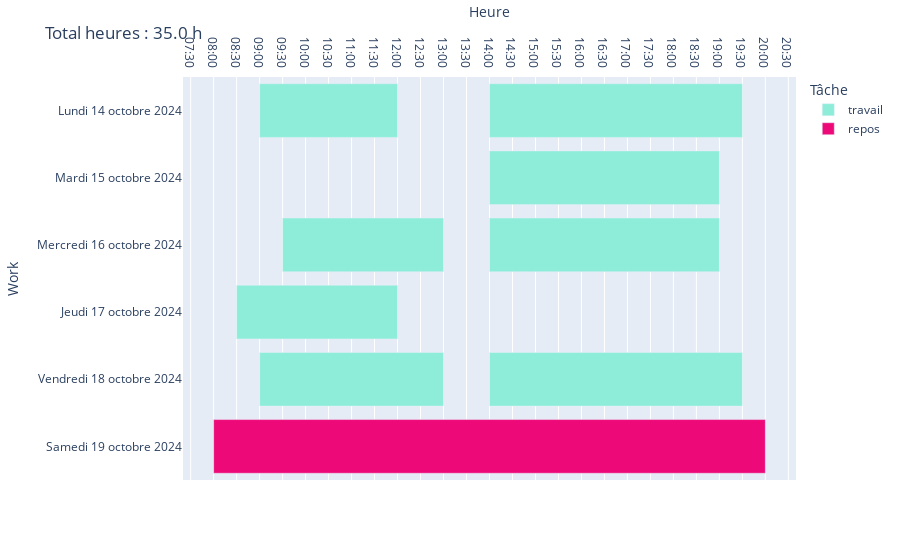

The notebook cell saved with this chart:
### Markdown cell above
## graphical interface

### Code cell
import plotly.express as px
import pandas as pd


# Data with hour-based tasks (use a dummy date like '2024-01-01')
df = pd.DataFrame(data)

# Convert Start and Finish to datetime format
df['Start'] = pd.to_datetime(df['Start'])
df['Finish'] = pd.to_datetime(df['Finish'])

# Calculate the duration of each task and total time elapsed
df['Duration'] = df['Finish'] - df['Start']
task_a_df = df[df['Tâche'] == "travail"]

# Sum the total duration for "Task A"
total_duration_task_a = task_a_df['Duration'].sum()

# Retrieve total time in hours for "Task A"
total_hours_task_a = total_duration_task_a.total_seconds() / 3600

# Define the exact order of tasks as they appear in the data
task_order = df["Work"].tolist()

color_map = {
    "travail": "rgb(141,237,217)",
    "off": "rgb(253,88,110)",
    "repos": "rgb(238,9,121)",
    "vacances": "rgb(192,15,191)",
    "arrêt": "rgb(174,225,242)"
}

fig = px.timeline(
    df,
    x_start="Start",
    x_end="Finish",
    y="Work",
    color="Tâche",
    category_orders={"Work": task_order},
    color_discrete_map=color_map
)

# Adjust x-axis to show tick marks at 30-minute intervals
fig.update_layout(
    xaxis=dict(
        tickformat="%H:%M",  # Format to show only hours and minutes
        title="Heure",
        side="top",  # Move the x-axis to the top
        dtick=1800000  # 30 minutes in milliseconds (30 * 60 * 1000)
    ),
    title=f"Total heures : {total_hours_task_a} h"
)

fig.show()

### Figure 1 — Plotly figure (JSON) as saved in the notebook; plotly's stock layout.template omitted (floating-point values rounded to 4 significant figures)
{"data": [{"alignmentgroup": "True", "base": ["2024-01-01T09:00:00", "2024-01-01T14:00:00", "2024-01-01T14:00:00", "2024-01-01T09:30:00", "2024-01-01T14:00:00", "2024-01-01T08:30:00", "2024-01-01T09:00:00", "2024-01-01T14:00:00"], "hovertemplate": "Tâche=travail<br>Start=%{base}<br>Finish=%{x}<br>Work=%{y}<extra></extra>", "legendgroup": "travail", "marker": {"color": "rgb(141,237,217)", "pattern": {"shape": ""}}, "name": "travail", "offsetgroup": "travail", "orientation": "h", "showlegend": true, "textposition": "auto", "type": "bar", "x": [10800000, 19800000, 18000000, 12600000, 18000000, 12600000, 14400000, 19800000], "xaxis": "x", "y": ["Lundi 14 octobre 2024", "Lundi 14 octobre 2024", "Mardi 15 octobre 2024", "Mercredi 16 octobre 2024", "Mercredi 16 octobre 2024", "Jeudi 17 octobre 2024", "Vendredi 18 octobre 2024", "Vendredi 18 octobre 2024"], "yaxis": "y"}, {"alignmentgroup": "True", "base": ["2024-01-01T08:00:00"], "hovertemplate": "Tâche=repos<br>Start=%{base}<br>Finish=%{x}<br>Work=%{y}<extra></extra>", "legendgroup": "repos", "marker": {"color": "rgb(238,9,121)", "pattern": {"shape": ""}}, "name": "repos", "offsetgroup": "repos", "orientation": "h", "showlegend": true, "textposition": "auto", "type": "bar", "x": [43200000], "xaxis": "x", "y": ["Samedi 19 octobre 2024"], "yaxis": "y"}], "layout": {"barmode": "overlay", "legend": {"title": {"text": "Tâche"}, "tracegroupgap": 0}, "margin": {"t": 60}, "title": {"text": "Total heures : 35.0 h"}, "xaxis": {"anchor": "y", "domain": [0, 1], "dtick": 1800000, "side": "top", "tickformat": "%H:%M", "title": {"text": "Heure"}, "type": "date"}, "yaxis": {"anchor": "x", "categoryarray": ["Samedi 19 octobre 2024", "Vendredi 18 octobre 2024", "Vendredi 18 octobre 2024", "Jeudi 17 octobre 2024", "Mercredi 16 octobre 2024", "Mercredi 16 octobre 2024", "Mardi 15 octobre 2024", "Lundi 14 octobre 2024", "Lundi 14 octobre 2024"], "categoryorder": "array", "domain": [0, 1], "title": {"text": "Work"}}}}
